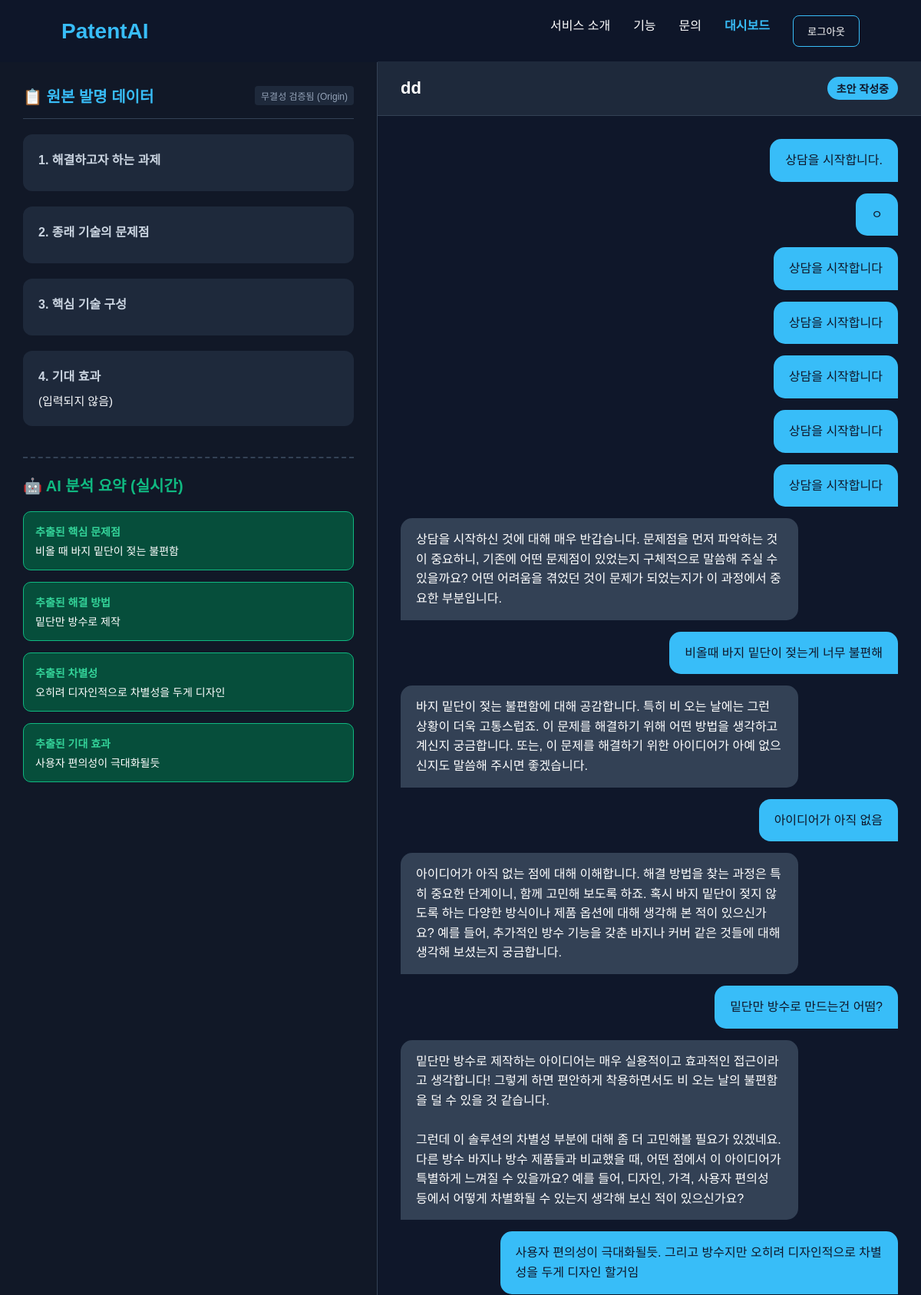
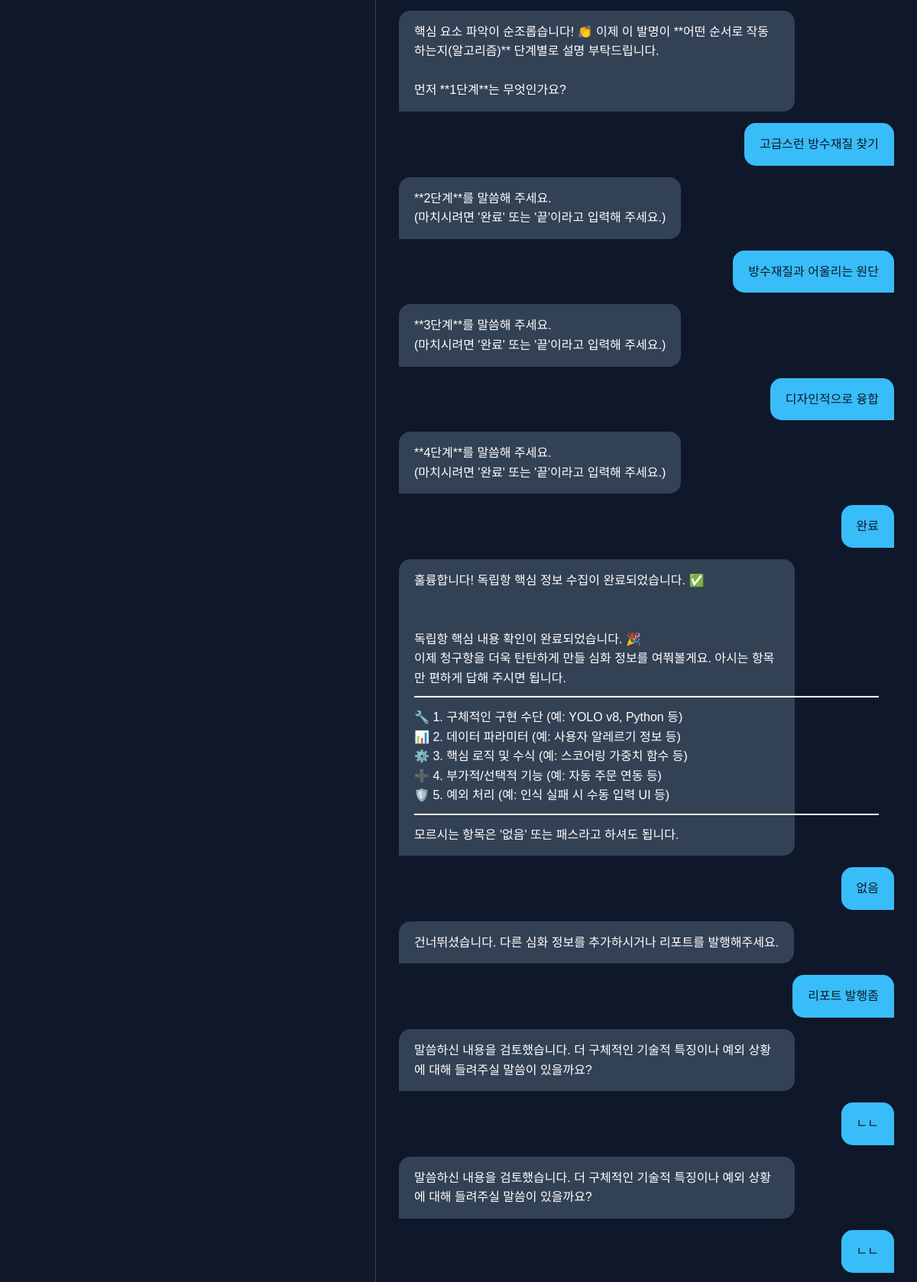
Page /workspace/workstation/1/ (signed in, upper part) on the committed database (2 pictures, top to bottom).
### workspace/models.py (models this page shows)
class InventionInput(models.Model):
    project = models.OneToOneField(PatentProject, on_delete=models.CASCADE)
    problem_to_solve = models.TextField(verbose_name="해결하고자 하는 과제")
    prior_art_problem = models.TextField(verbose_name="기존 기술의 문제점")
    core_tech = models.TextField(verbose_name="핵심 기술 구성")
    expected_effect = models.TextField(verbose_name="기대 효과", blank=True, null=True)

class ConsultationState(models.Model):
    project = models.OneToOneField(PatentProject, on_delete=models.CASCADE, related_name='consultation_state')
    phase = models.IntegerField(default=1)
    collecting_steps = models.BooleanField(default=False)
    ext_problem = models.TextField(blank=True, null=True)
    ext_solution = models.TextField(blank=True, null=True)
    ext_differentiation = models.TextField(blank=True, null=True)
    ext_effect = models.TextField(blank=True, null=True)

class PatentProject(models.Model):
    STATUS_CHOICES = (
        ('draft', '초안 작성중'),
        ('agent_processing', 'AI 처리중'),
        ('review', '변리사 검토중'),
        ('done', '완료'),
    )
    title = models.CharField(max_length=200, verbose_name="프로젝트명")
    owner = models.ForeignKey(User, on_delete=models.CASCADE, related_name='projects')
    status = models.CharField(max_length=20, choices=STATUS_CHOICES, default='draft')
    original_data_hash = models.CharField(max_length=64, blank=True, null=True) # 원본 데이터의 해시값을 저장하는 필드 (중복 방지 및 변경 감지용)
    created_at = models.DateTimeField(auto_now_add=True)
    updated_at = models.DateTimeField(auto_now=True)

class ChatMessage(models.Model):
    project = models.ForeignKey(PatentProject, on_delete=models.CASCADE, related_name='chat_messages')
    role = models.CharField(max_length=20) # 'user', 'assistant'
    content = models.TextField()
    created_at = models.DateTimeField(auto_now_add=True)

### workspace/views.py (the view)
# urls.py: path('workstation/<int:project_id>/', views.workstation, name='workstation'),
@login_required(login_url='/accounts/login/')
def workstation(request, project_id):
    project = get_object_or_404(PatentProject, id=project_id, owner=request.user)
    invention_input = get_object_or_404(InventionInput, project=project)
    consultation_state, _ = ConsultationState.objects.get_or_create(project=project)
    algorithm_steps = project.algorithm_steps.all().order_by('step_seq')
    details = project.details.all()
    chat_messages = project.chat_messages.all().order_by('created_at')
    context = {
        'project': project,
        'invention_input': invention_input,
        'consultation_state': consultation_state,
        'algorithm_steps': algorithm_steps,
        'details': details,
        'chat_messages': chat_messages,
    }
    return render(request, 'workspace/workstation.html', context)

### workspace/templates/workspace/workstation.html (shortened to what this page needs)
{% extends "base.html" %}
{% block content %}
<div class="workstation-container" style="display: flex; height: calc(100vh - 80px); margin-top: 80px; background: #0f172a; color: white;">
    <div class="left-panel" style="flex: 1; border-right: 1px solid #334155; padding: 30px; overflow-y: auto; background: #111827;">
        <div style="display: flex; justify-content: space-between; align-items: center; border-bottom: 1px solid #334155; padding-bottom: 15px; margin-bottom: 20px;">
            <h2 style="font-size: 20px; color: #38bdf8; margin: 0;">📋 원본 발명 데이터</h2>
            <span style="font-size: 12px; background: #1e293b; padding: 4px 8px; border-radius: 4px; color: #94a3b8;">무결성 검증됨 (Origin)</span>
        </div>
        <div style="display: flex; flex-direction: column; gap: 20px;">
            <div class="data-card" style="background: #1e293b; padding: 20px; border-radius: 12px;">
                <h3 style="font-size: 16px; color: #cbd5e1; margin-bottom: 10px;">1. 해결하고자 하는 과제</h3>
            </div>
            <div class="data-card" style="background: #1e293b; padding: 20px; border-radius: 12px;">
                <h3 style="font-size: 16px; color: #cbd5e1; margin-bottom: 10px;">2. 종래 기술의 문제점</h3>
            </div>
            <div class="data-card" style="background: #1e293b; padding: 20px; border-radius: 12px;">
                <h3 style="font-size: 16px; color: #cbd5e1; margin-bottom: 10px;">3. 핵심 기술 구성</h3>
            </div>
            <div class="data-card" style="background: #1e293b; padding: 20px; border-radius: 12px;">
                <h3 style="font-size: 16px; color: #cbd5e1; margin-bottom: 10px;">4. 기대 효과</h3>
                <p style="color: #f8fafc; line-height: 1.6; font-size: 15px;">{{ invention_input.expected_effect|default:"(입력되지 않음)"|linebreaksbr }}</p>
            </div>
        </div>
        <div style="margin-top: 40px; border-top: 2px dashed #334155; padding-top: 20px;">
            <h2 style="font-size: 20px; color: #10b981; margin-bottom: 20px;">🤖 AI 분석 요약 (실시간)</h2>
            <div id="ai-analysis-results" style="display: flex; flex-direction: column; gap: 15px;">
                <div class="analysis-card" style="background: #064e3b; padding: 15px; border-radius: 10px; border: 1px solid #10b981;">
                    <h4 style="margin: 0 0 5px 0; font-size: 14px; color: #34d399;">추출된 핵심 문제점</h4>
                    <p id="ext-problem" style="margin: 0; font-size: 14px;">{{ consultation_state.ext_problem|default:"분석 중..." }}</p>
                </div>
                <div class="analysis-card" style="background: #064e3b; padding: 15px; border-radius: 10px; border: 1px solid #10b981;">
                    <h4 style="margin: 0 0 5px 0; font-size: 14px; color: #34d399;">추출된 해결 방법</h4>
                    <p id="ext-solution" style="margin: 0; font-size: 14px;">{{ consultation_state.ext_solution|default:"분석 중..." }}</p>
                </div>
                <div class="analysis-card" style="background: #064e3b; padding: 15px; border-radius: 10px; border: 1px solid #10b981;">
                    <h4 style="margin: 0 0 5px 0; font-size: 14px; color: #34d399;">추출된 차별성</h4>
                    <p id="ext-differentiation" style="margin: 0; font-size: 14px;">{{ consultation_state.ext_differentiation|default:"분석 중..." }}</p>
                </div>
                <div class="analysis-card" style="background: #064e3b; padding: 15px; border-radius: 10px; border: 1px solid #10b981;">
                    <h4 style="margin: 0 0 5px 0; font-size: 14px; color: #34d399;">추출된 기대 효과</h4>
                    <p id="ext-effect" style="margin: 0; font-size: 14px;">{{ consultation_state.ext_effect|default:"분석 중..." }}</p>
                </div>
                </div>
        </div>
    </div>
    <div class="right-panel" style="flex: 1.5; display: flex; flex-direction: column; position: relative;">
        <div style="padding: 20px 30px; background: #1e293b; border-bottom: 1px solid #334155; display: flex; justify-content: space-between; align-items: center;">
            <h2 style="font-size: 22px; margin: 0;">{{ project.title }}</h2>
            <span style="background: #38bdf8; color: #0f172a; padding: 5px 12px; border-radius: 20px; font-weight: bold; font-size: 14px;">{{ project.get_status_display }}</span>
        </div>
        <div id="chat-box" style="flex: 1; padding: 30px; overflow-y: auto; display: flex; flex-direction: column; gap: 15px;">
            {% if not chat_messages %}
                <div class="msg ai-msg" style="align-self: flex-start; background: #334155; padding: 15px 20px; border-radius: 15px 15px 15px 0; max-width: 80%;">
                    <p style="margin: 0; line-height: 1.6;">안녕하세요! 전문 특허 상담 AI입니다. 좌측의 발명 내용을 바탕으로 명세서 작성을 위한 심층 분석을 시작하겠습니다. <br><br>준비되셨다면 채팅을 입력해주세요!</p>
                </div>
            {% else %}
                {% for msg in chat_messages %}
                    {% if msg.role == 'assistant' %}
                        <div class="msg ai-msg" style="align-self: flex-start; background: #334155; padding: 15px 20px; border-radius: 15px 15px 15px 0; max-width: 80%;">
                            <p style="margin: 0; line-height: 1.6;">{{ msg.content|linebreaksbr }}</p>
                        </div>
                    {% elif msg.role == 'user' %}
                        <div class="msg user-msg" style="align-self: flex-end; background: #38bdf8; color: #0f172a; padding: 15px 20px; border-radius: 15px 15px 0 15px; max-width: 80%; font-weight: 500;">
                            <p style="margin: 0; line-height: 1.6;">{{ msg.content|linebreaksbr }}</p>
                        </div>
                    {% endif %}
                {% endfor %}
            {% endif %}
        </div>
    </div>
</div>
{% endblock %}

### static/css/style.css (style rules this page uses)
* { margin: 0; padding: 0; box-sizing: border-box; }
body { font-family: Arial, sans-serif; background: #0f172a; color: white; }

### rows in the picture
InventionInput: expected_effect "(입력되지 않음)"
ConsultationState: ext_problem "비올 때 바지 밑단이 젖는 불편함", ext_solution "밑단만 방수로 제작", ext_differentiation "오히려 디자인적으로 차별성을 두게 디자인", ext_effect "사용자 편의성이 극대화될듯"
PatentProject: title "dd", status "초안 작성중"
ChatMessage: content "상담을 시작합니다."
ChatMessage: content "ㅇ"
ChatMessage: content "상담을 시작합니다"
ChatMessage: content "상담을 시작합니다"
ChatMessage: content "상담을 시작합니다"
ChatMessage: content "상담을 시작합니다"
ChatMessage: content "상담을 시작합니다"
ChatMessage: content "상담을 시작하신 것에 대해 매우 반갑습니다. 문제점을 먼저 파악하는 것이 중요하니, 기존에 어떤 문제점이 있었는지 구체적으로 말씀해 주실 수 있을까요? 어떤 어려움을 겪었던 것이 문제가 되었는지가 이 과정에서 중요한 부분입니다."
ChatMessage: content "비올때 바지 밑단이 젖는게 너무 불편해"
ChatMessage: content "바지 밑단이 젖는 불편함에 대해 공감합니다. 특히 비 오는 날에는 그런 상황이 더욱 고통스럽죠. 이 문제를 해결하기 위해 어떤 방법을 생각하고 계신지 궁금합니다. 또는, 이 문제를 해결하기 위한 아이디어가 아예 없으신지도 말씀해 주시면 좋겠습니다."
ChatMessage: content "아이디어가 아직 없음"
ChatMessage: content "아이디어가 아직 없는 점에 대해 이해합니다. 해결 방법을 찾는 과정은 특히 중요한 단계이니, 함께 고민해 보도록 하죠. 혹시 바지 밑단이 젖지 않도록 하는 다양한 방식이나 제품 옵션에 대해 생각해 본 적이 있으신가요? 예를 들어, 추가적인 방수 기능을 갖춘 바지나 커버 같은 것들에 대해 생각해 보셨는지 궁금합니다."
ChatMessage: content "밑단만 방수로 만드는건 어떰?"
ChatMessage: content "밑단만 방수로 제작하는 아이디어는 매우 실용적이고 효과적인 접근이라고 생각합니다! 그렇게 하면 편안하게 착용하면서도 비 오는 날의 불편함을 덜 수 있을 것 같습니다. 그런데 이 솔루션의 차별성 부분에 대해 좀 더 고민해볼 필요가 있겠네요. 다른 방수 바지나 방수 제품들과 비교했을 때, 어떤 점에서 이 아이디어가 특별하게 느껴질 수 있을까요? 예를 들어, 디자인, 가격, 사용자 편의성 등에서 어떻게 차별화될 수 있는지 생각해 보신 적이 있으신가요?"
ChatMessage: content "사용자 편의성이 극대화될듯. 그리고 방수지만 오히려 디자인적으로 차별성을 두게 디자인 할거임"
ChatMessage: content "핵심 요소 파악이 순조롭습니다! 👏 이제 이 발명이 **어떤 순서로 작동하는지(알고리즘)** 단계별로 설명 부탁드립니다. 먼저 **1단계**는 무엇인가요?"
ChatMessage: content "고급스런 방수재질 찾기"
ChatMessage: content "**2단계**를 말씀해 주세요. (마치시려면 '완료' 또는 '끝'이라고 입력해 주세요.)"
ChatMessage: content "방수재질과 어울리는 원단"
ChatMessage: content "**3단계**를 말씀해 주세요. (마치시려면 '완료' 또는 '끝'이라고 입력해 주세요.)"
ChatMessage: content "디자인적으로 융합"
ChatMessage: content "**4단계**를 말씀해 주세요. (마치시려면 '완료' 또는 '끝'이라고 입력해 주세요.)"
ChatMessage: content "완료"
ChatMessage: content "훌륭합니다! 독립항 핵심 정보 수집이 완료되었습니다. ✅ 독립항 핵심 내용 확인이 완료되었습니다. 🎉 이제 청구항을 더욱 탄탄하게 만들 심화 정보를 여쭤볼게요. 아시는 항목만 편하게 답해 주시면 됩니다. ━━━━━━━━━━━━━━━━━━━━━━━━━━━━━━━━━━━━━━ 🔧 1. 구체적인 구현 수단 (예: YOLO v8, Python 등) 📊 2. 데이터 파라미터 (예: 사용자 알레르기 정보 등) ⚙️ 3. 핵심 로직 및 수식 (예: 스코어링 가중치 함수 등) ➕ 4. 부가적/선택적 기능 (예: 자동 주문 연동 등) 🛡️ 5. 예외 처리 (예: 인식 실패 시 수동 입력 UI 등) ━━━━━━━━━━━━━━━━━━━━━━━━━━━━━━━━━━━━━━ 모르시는 항목은 '없음' 또는 패스라고 하셔도 됩니다."
ChatMessage: content "없음"
ChatMessage: content "건너뛰셨습니다. 다른 심화 정보를 추가하시거나 리포트를 발행해주세요."
ChatMessage: content "리포트 발행좀"
ChatMessage: content "말씀하신 내용을 검토했습니다. 더 구체적인 기술적 특징이나 예외 상황에 대해 들려주실 말씀이 있을까요?"
ChatMessage: content "ㄴㄴ"
ChatMessage: content "말씀하신 내용을 검토했습니다. 더 구체적인 기술적 특징이나 예외 상황에 대해 들려주실 말씀이 있을까요?"
ChatMessage: content "ㄴㄴ"
